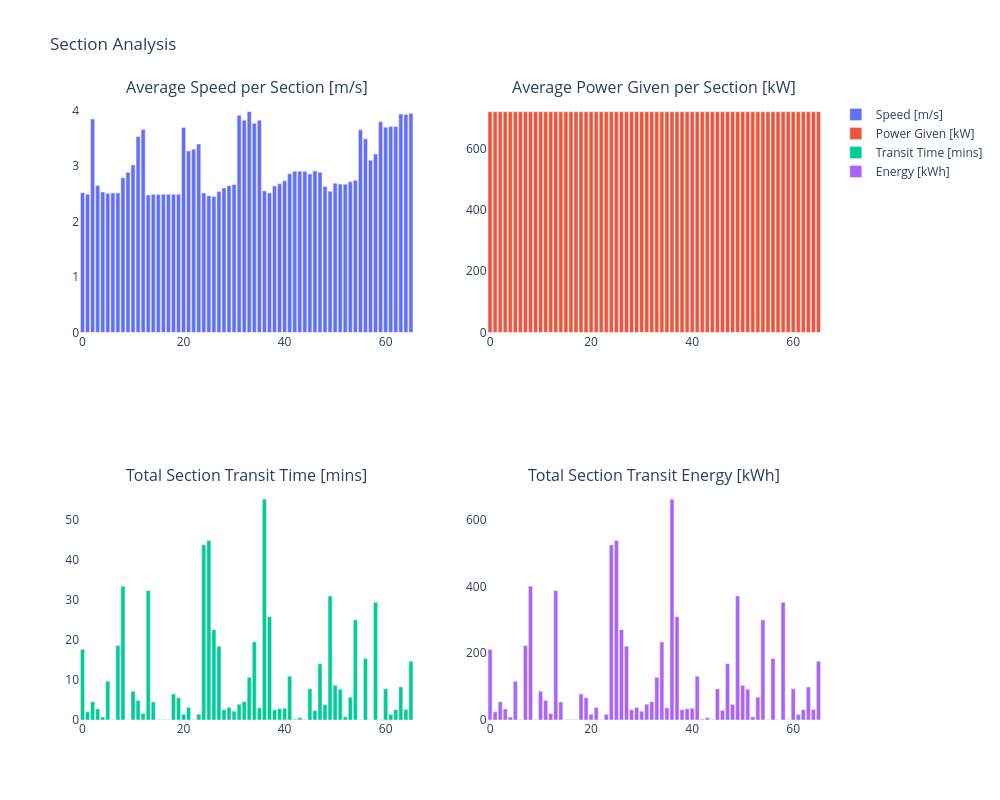

The code cell stored with this chart in its notebook:
### Code cell
# Calculate average speed
average_speed = df_eventtable_energy_fuel['distance (m)'] / df_eventtable_energy_fuel['duration (s)']

# Calculate durations in minutes
durations = [
    (row['stop time'] - row['start time']).total_seconds() / 60
    for _, row in df_eventtable_energy_fuel.iterrows()
]

# Create 2x2 subplot figure
fig = make_subplots(rows=2, cols=2, subplot_titles=[
    'Average Speed per Section [m/s]',
    'Average Power Given per Section [kW]',
    'Total Section Transit Time [mins]',
    'Total Section Transit Energy [kWh]'
])

# Add bar charts to subplots
fig.add_trace(go.Bar(x=df.index, y=average_speed, name='Speed [m/s]'), row=1, col=1)
fig.add_trace(go.Bar(x=df.index, y=df_eventtable_energy_fuel['P_given (kW)'], name='Power Given [kW]'), row=1, col=2)
fig.add_trace(go.Bar(x=df.index, y=durations, name='Transit Time [mins]'), row=2, col=1)
fig.add_trace(go.Bar(x=df.index, y=df_eventtable_energy_fuel['total_energy (kWh)'], name='Energy [kWh]'), row=2, col=2)

# Update layout
fig.update_layout(
    height=800,
    width=1000,
    title_text='Section Analysis',
    plot_bgcolor='white'
)

# fig.show()

### Figure 1 — Plotly figure (JSON) as saved in the notebook; plotly's stock layout.template omitted (floating-point values rounded to 4 significant figures; data arrays with more than 128 entries replaced by an {"elided": "..."} marker saying what was removed)
{"data": [{"name": "Speed [m/s]", "type": "bar", "x": {"elided": "132 int values"}, "xaxis": "x", "y": [2.523, 2.497, 3.852, 2.653, 2.537, 2.508, 2.519, 2.516, 2.791, 2.89, 3.023, 3.537, 3.662, 2.483, 2.494, 2.49, 2.493, 2.493, 2.493, 2.497, 3.699, 3.276, 3.309, 3.402, 2.518, 2.468, 2.455, 2.543, 2.607, 2.65, 2.671, 3.919, 3.832, 3.987, 3.775, 3.83, 2.555, 2.517, 2.643, 2.683, 2.738, 2.864, 2.91, 2.91, 2.91, 2.862, 2.915, 2.893, 2.633, 2.548, 2.692, 2.679, 2.676, 2.721, 2.747, 3.659, 3.497, 3.11, 3.222, 3.806, 3.706, 3.716, 3.719, 3.943, 3.935, 3.957], "yaxis": "y"}, {"name": "Power Given [kW]", "type": "bar", "x": {"elided": "132 int values"}, "xaxis": "x2", "y": [721.0, 721.0, 721.0, 721.0, 721.0, 721.0, 721.0, 721.0, 721.0, 721.0, 721.0, 721.0, 721.0, 721.0, 721.0, 721.0, 721.0, 721.0, 721.0, 721.0, 721.0, 721.0, 721.0, 721.0, 721.0, 721.0, 721.0, 721.0, 721.0, 721.0, 721.0, 721.0, 721.0, 721.0, 721.0, 721.0, 721.0, 721.0, 721.0, 721.0, 721.0, 721.0, 721.0, 721.0, 721.0, 721.0, 721.0, 721.0, 721.0, 721.0, 721.0, 721.0, 721.0, 721.0, 721.0, 721.0, 721.0, 721.0, 721.0, 721.0, 721.0, 721.0, 721.0, 721.0, 721.0, 721.0], "yaxis": "y2"}, {"name": "Transit Time [mins]", "type": "bar", "x": {"elided": "132 int values"}, "xaxis": "x3", "y": [17.6, 2.032, 4.557, 2.767, 0.7316, 9.66, 0.04608, 18.56, 33.36, 0.04611, 7.196, 4.864, 1.615, 32.27, 4.503, 0.04608, 0.1145, 0.04608, 6.481, 5.522, 1.459, 3.124, 0.04616, 1.419, 43.67, 44.78, 22.53, 18.41, 2.549, 3.122, 2.164, 3.905, 4.581, 10.63, 19.46, 3.054, 55.09, 25.74, 2.53, 2.824, 2.901, 10.91, 0.1845, 0.5612, 0.04611, 7.754, 2.372, 14.02, 3.84, 30.93, 8.652, 7.689, 0.7966, 5.688, 24.96, 0.04621, 15.31, 0.04614, 29.37, 0.04623, 7.798, 1.359, 2.569, 8.243, 2.601, 14.63], "yaxis": "y3"}, {"name": "Energy [kWh]", "type": "bar", "x": {"elided": "132 int values"}, "xaxis": "x4", "y": [211.5, 24.42, 54.75, 33.25, 8.792, 116.1, 0.5537, 223.1, 400.8, 0.5541, 86.47, 58.45, 19.41, 387.8, 54.12, 0.5537, 1.376, 0.5537, 77.87, 66.35, 17.53, 37.54, 0.5547, 17.05, 524.7, 538.1, 270.7, 221.3, 30.63, 37.52, 26.0, 46.92, 55.05, 127.8, 233.8, 36.69, 661.9, 309.3, 30.4, 33.94, 34.86, 131.1, 2.217, 6.744, 0.5541, 93.18, 28.51, 168.5, 46.14, 371.7, 104.0, 92.39, 9.573, 68.35, 299.9, 0.5553, 183.9, 0.5544, 352.9, 0.5555, 93.7, 16.33, 30.87, 99.05, 31.26, 175.8], "yaxis": "y4"}], "layout": {"annotations": [{"font": {"size": 16}, "showarrow": false, "text": "Average Speed per Section [m/s]", "x": 0.225, "xanchor": "center", "xref": "paper", "y": 1, "yanchor": "bottom", "yref": "paper"}, {"font": {"size": 16}, "showarrow": false, "text": "Average Power Given per Section [kW]", "x": 0.775, "xanchor": "center", "xref": "paper", "y": 1, "yanchor": "bottom", "yref": "paper"}, {"font": {"size": 16}, "showarrow": false, "text": "Total Section Transit Time [mins]", "x": 0.225, "xanchor": "center", "xref": "paper", "y": 0.375, "yanchor": "bottom", "yref": "paper"}, {"font": {"size": 16}, "showarrow": false, "text": "Total Section Transit Energy [kWh]", "x": 0.775, "xanchor": "center", "xref": "paper", "y": 0.375, "yanchor": "bottom", "yref": "paper"}], "height": 800, "plot_bgcolor": "white", "title": {"text": "Section Analysis"}, "width": 1000, "xaxis": {"anchor": "y", "domain": [0, 0.45]}, "xaxis2": {"anchor": "y2", "domain": [0.55, 1]}, "xaxis3": {"anchor": "y3", "domain": [0, 0.45]}, "xaxis4": {"anchor": "y4", "domain": [0.55, 1]}, "yaxis": {"anchor": "x", "domain": [0.625, 1]}, "yaxis2": {"anchor": "x2", "domain": [0.625, 1]}, "yaxis3": {"anchor": "x3", "domain": [0, 0.375]}, "yaxis4": {"anchor": "x4", "domain": [0, 0.375]}}}
